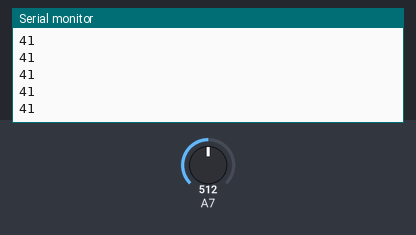
A sketch run on a simulated Arduino Nano, built with avr-gcc and run on an emulated ATmega328P. Shown: the last lines printed to the serial monitor. The test bench sets the inputs (shaded band); at power-on: A7 = 512.

Above: at 1.3 s.
1.4 s: A7 set to 716
At 2.5 s:
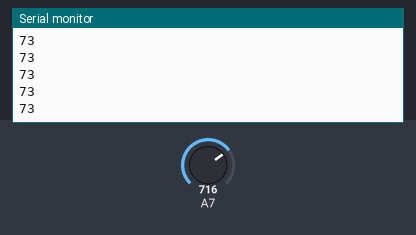
2.9 s: A7 set to 900
At 3.5 s:
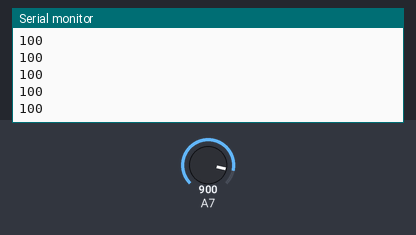
Timing chart, 0 to 5.9 s (numbered marks = the images above; inputs shaded):
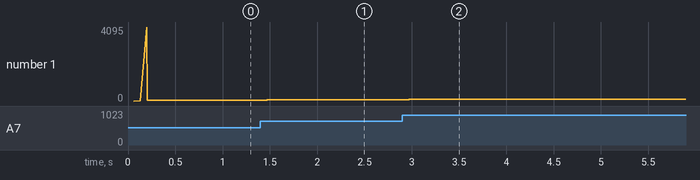

The sketch:

pwm_controller_hall_throttle.ino
```cpp
#include <Adafruit_MCP4725.h>
#include <Wire.h>

Adafruit_MCP4725 dac;

int throttle = 0;
float tvoltage = 5;
int tvalue = tvoltage * 819;

void setup() {
  Serial.begin(9600);
  Serial.println("Running startup sequence");
  Serial.println("Throttle percentage should be 0");
  Serial.println(throttle);
  Serial.println("Establishing i2c connection");
  dac.begin(0x60);
  Serial.println("Throttle voltage should be 5v");
  Serial.println(tvoltage);
  Serial.println("Setting throttle voltage to 5v");
  dac.setVoltage(tvalue, false);
  Serial.println("Throttle value should be 4095");
  Serial.println(tvalue);
}

void loop() {
int sensorValue = analogRead(A7);
float voltage = sensorValue * (5.0 / 1023.0);
if (voltage > 1.25) {
  throttle = (voltage - 1.25) * 32.7868852;
  if (throttle > 100) throttle = 100;
  Serial.println(throttle);
  tvoltage = -0.05 * throttle + 5;
  tvalue = tvoltage * 819;
  dac.setVoltage(tvalue, false);
}
if (voltage < 1.25) {
  tvalue = 4095;
  dac.setVoltage(tvalue, false);
}
}
```

Measured:
- after the input at 1.4 s, the serial monitor: prints a new line after 0.07 s (image 1)
- after the input at 2.9 s, the serial monitor: prints a new line after 0.07 s (image 2)
- plotted number 1: 41 → 73 after the input at 1.4 s, 73 → 100 after the input at 2.9 s
